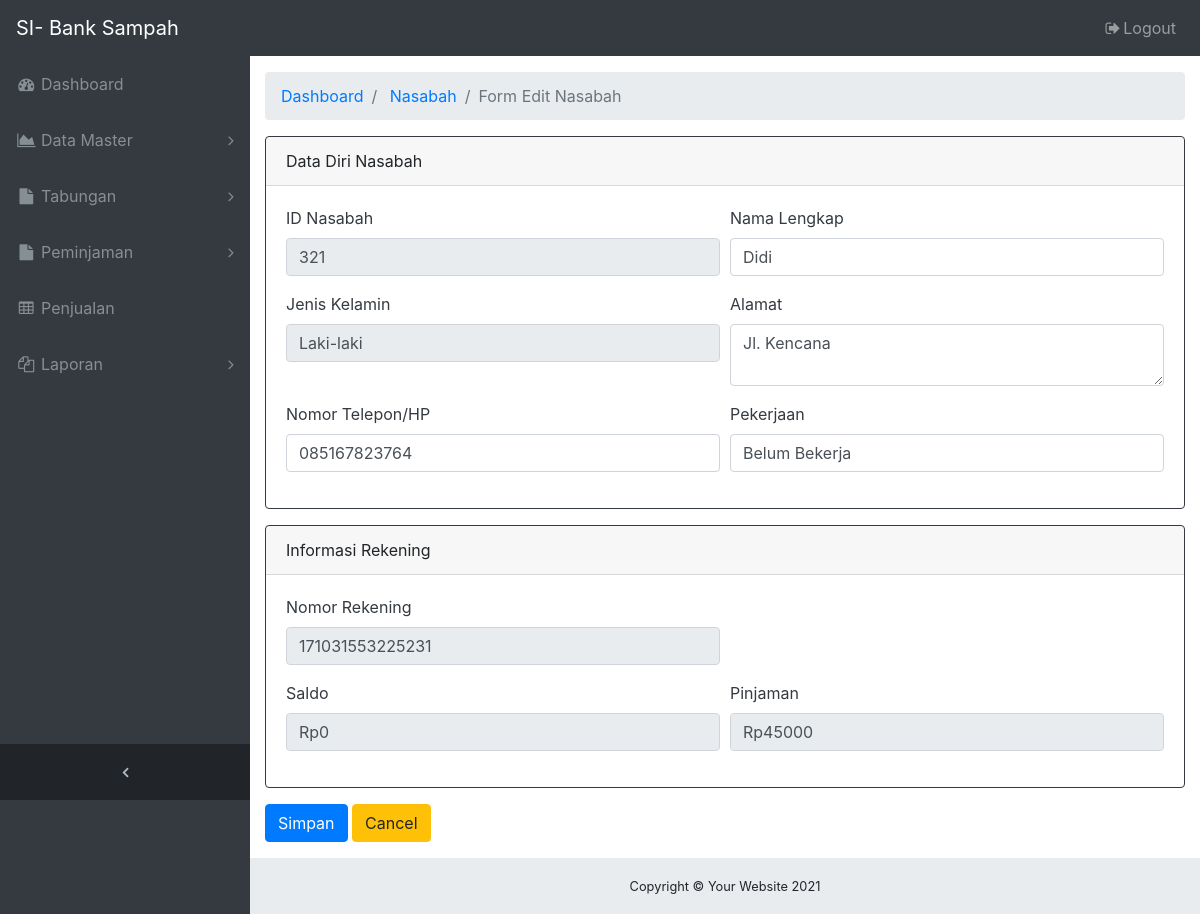
Page /ADMIN/form-edit-nasabah.php?id=321 (signed in) on the earlier database version.
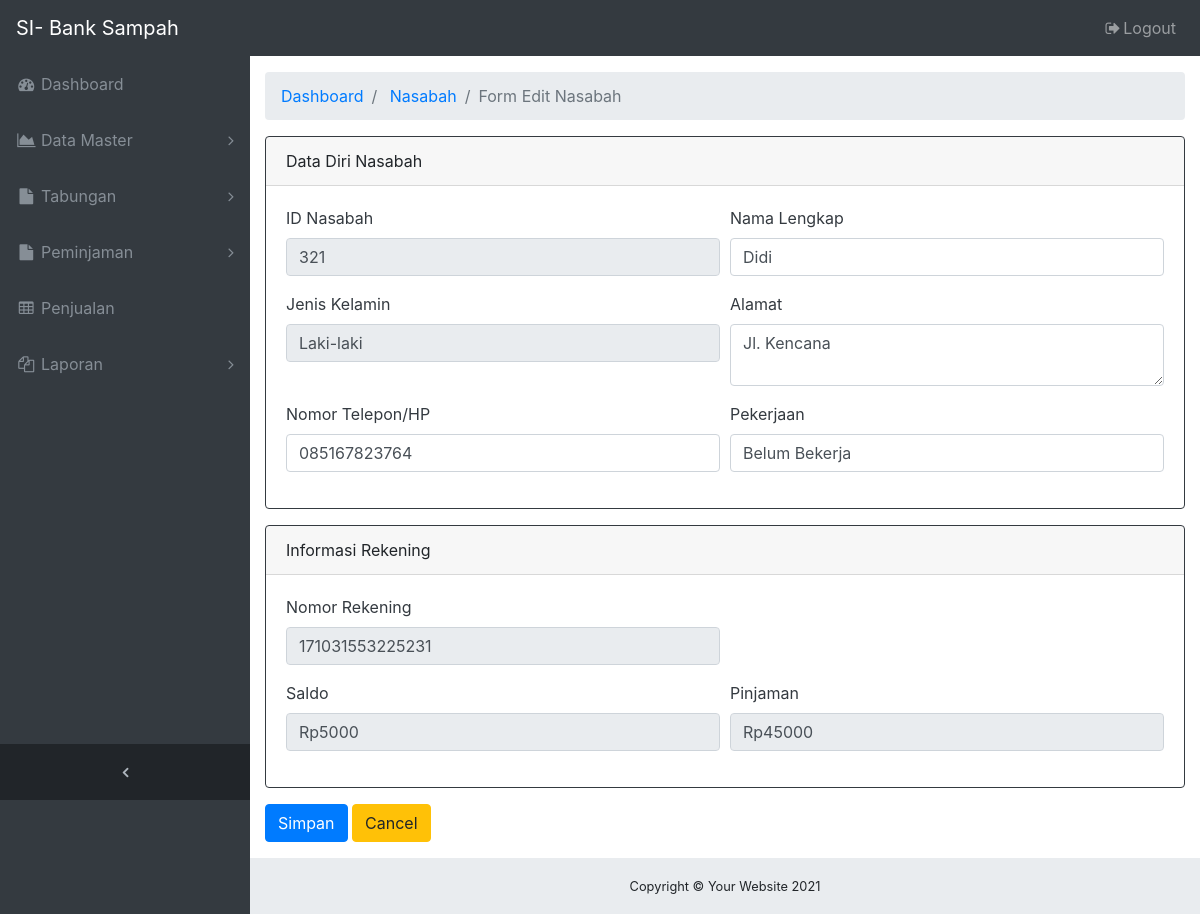
Same page on the later database version.
### tables this page shows
CREATE TABLE `tb_nasabah` (
  `id_nasabah` varchar(20) NOT NULL,
  `nama_nasabah` varchar(50) NOT NULL,
  `jk_nasabah` varchar(10) NOT NULL,
  `alamat_nasabah` varchar(50) NOT NULL,
  `telp_nasabah` varchar(15) NOT NULL,
  `pekerjaan_nasabah` varchar(15) NOT NULL,
  `tgl_daftar` date NOT NULL,
  `norek_nasabah` varchar(20) NOT NULL,
  `saldo_nasabah` int(11) NOT NULL,
  `pinjaman_nasabah` int(11) NOT NULL
);

### ADMIN/form-edit-nasabah.php (the view, shortened to what this page needs)
<?php
include 'koneksi_db.php';
$id       = $_GET['id'];
$nasabah  = mysqli_query($koneksi,"SELECT * FROM tb_nasabah WHERE id_nasabah='$id'");
$row      = mysqli_fetch_array($nasabah);
?>
<!DOCTYPE html>
<html lang="en">
<head>
  <link href="vendor/bootstrap/css/bootstrap.min.css" rel="stylesheet">
  <link href="vendor/font-awesome/css/font-awesome.min.css" rel="stylesheet" type="text/css">
  <link href="vendor/datatables/dataTables.bootstrap4.css" rel="stylesheet">
  <link href="css/sb-admin.css" rel="stylesheet">
  <?php include 'navbar.php'; ?>
</head>
<body class="fixed-nav sticky-footer bg-dark" id="page-top">
  <div class="content-wrapper">
    <div class="container-fluid">
      <ol class="breadcrumb">
        <li class="breadcrumb-item">
          <a href="#">Dashboard</a>
        </li>
        <li class="breadcrumb-item">
          <a href="menu-petugas.php">Nasabah</a>
        </li>
        <li class="breadcrumb-item active">Form Edit Nasabah</li>
      </ol>
      <form method="POST" action="proses-edit-nasabah.php">
        <div class="card border-dark mb-3" style="max-width: 100rem;">
          <div class="card-header">Data Diri Nasabah</div>
          <div class="card-body text-dark">
            <div class="form-row">
              <div class="form-group col-md-6">
                <label for="InputId">ID Nasabah</label>
                <input type="number" class="form-control" name="idNasabah" id="InputId" value="<?php echo $row['id_nasabah']; ?>" readonly required>
              </div>
              <div class="form-group col-md-6">
                <label for="InputNama">Nama Lengkap</label>
                <input type="text" class="form-control" name="namaNasabah" id="InputNama" value="<?php echo $row['nama_nasabah']; ?>" required>
              </div>
              <div class="form-group col-md-6">
                <label for="InputJk">Jenis Kelamin</label>
                <input type="text" class="form-control" name="jk" id="InputJk" value="<?php echo $row['jk_nasabah']; ?>" readonly required>
              </div>
              <div class="form-group col-md-6">
                <label for="InputAlamat">Alamat</label>
                <textarea class="form-control" id="InputAlamat" name="alamat" required rows="2"><?php echo $row['alamat_nasabah']; ?></textarea>
              </div>
              <div class="form-group col-md-6">
                <label for="InputTelepon">Nomor Telepon/HP</label>
                <input type="number" class="form-control" name="telp" id="InputTelepon" value="<?php echo $row['telp_nasabah']; ?>" required>
              </div>
              <div class="form-group col-md-6">
                <label for="InputPekerjaan">Pekerjaan</label>
                <input type="text" class="form-control" name="pekerjaan" id="InputPekerjaan" value="<?php echo $row['pekerjaan_nasabah']; ?>" required>
              </div>
            </div>
          </div>
        </div>
        <div class="card border-dark mb-3" style="max-width: 100rem;">
          <div class="card-header">Informasi Rekening</div>
          <div class="card-body text-dark">
            <div class="form-row">
              <div class="form-group col-md-6">
                <label for="InputId">Nomor Rekening</label>
                <input type="text" class="form-control" name="norek" id="InputId" value="<?php echo $row['norek_nasabah']; ?>" readonly required>
              </div>
            </div>
            <div class="form-row">
              <div class="form-group col-md-6">
                <label for="InputId">Saldo</label>
                <input type="text" class="form-control" name="saldo" id="InputSaldo" value="<?php echo "Rp",$row['saldo_nasabah']; ?>" readonly required>
              </div>
              <div class="form-group col-md-6">
                <label for="InputId">Pinjaman</label>
                <input type="text" class="form-control" name="pinjam" id="InputPinjam" value="<?php echo "Rp",$row['pinjaman_nasabah']; ?>" readonly required>
              </div>
            </div>
          </div>
        </div>
        <div class="form-group">
          <input type="submit" name="Submit" value="Simpan" class="btn btn-primary">
          <input type="button" value="Cancel" class="btn btn-warning" onclick="history.back(-1)" />
        </div>
      </form>
    </div>
    <?php include 'footer.php'; ?>
  </div>
</body>
</html>

Differences in the rows shown:
changed tb_nasabah "Didi": saldo "Rp0" → "Rp5000"
